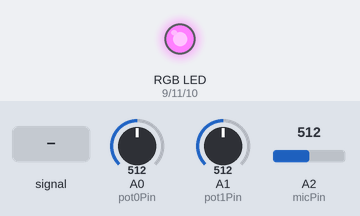
The sketch below on a simulated Arduino Uno, built with avr-gcc and run on an emulated ATmega328P. Shown: an RGB LED mixed from three pins (HIGH = lit). Inputs (shaded band) come from the test bench; at power-on: A0 (pot0Pin) = 512, A1 (pot1Pin) = 512, A2 (micPin) = 512.

Above: at 1.2 s.
1.3 s: A2 (micPin) fed a 200 Hz sine of ±81 counts around its level
4.3 s: A0 (pot0Pin) set to 724
Timing chart, 0 to 5.8 s (numbered marks = the images above; inputs shaded):
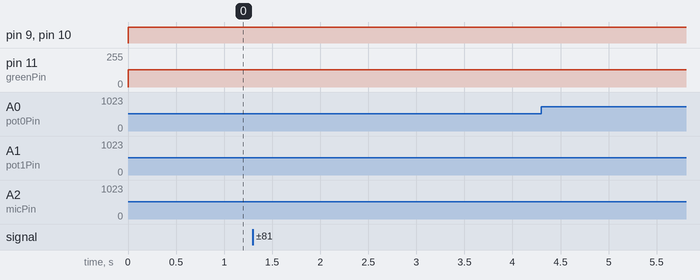

The sketch:

clapper.ino
```cpp
//RGB Led Clapper Project
//o.penalver
//01.02.2019

//...Pin IN/OUT
int redPin = 9;
int bluePin = 10;
int greenPin = 11;
int micPin = A2;
int pot0Pin= A0;
int pot1Pin = A1;

//...Variables
int redVal = 0;
int greenVal = 0;
int blueVal = 0;
int micVal = 0;
int pot0Val = 0;
int newPot0Val = 0;
int pot1Val = 0;

int maxVal = 100;
int micFiltered = 0;

int lvl1 = 0;
int lvl2 = 0;
int lvl3 = 0;
int lvl4 = 0;

void setup() {
  pinMode(redPin, OUTPUT);
  pinMode(bluePin, OUTPUT);
  pinMode(greenPin, OUTPUT);
}

void loop() {

  //analog readings of potentiometers and microphone
  micVal = analogRead(micPin);
  pot0Val = analogRead(pot0Pin);
  pot1Val = analogRead(pot1Pin);

  //amplification of microphone value
  if (micVal > maxVal) maxVal = micVal;
  micFiltered = (int)((micVal*1./maxVal)*1023);

  //definition of different lightening modes levels in respect with the values of potentiometers
  lvl1 = pot0Val;
  lvl2 = (int)(((pot1Val-pot0Val)*1./3)+ pot0Val);
  lvl3 = (int)(((pot1Val-pot0Val)*2*1./3)+ pot0Val);
  lvl4 = pot1Val;

  //computation of inputs for RGB leds
  if(micFiltered <= lvl1){
    redVal = 0;
    greenVal = 0;
    blueVal = 0;
  }
  else if((micFiltered>lvl1) && (micFiltered<=lvl2)){
    redVal = 0;
    greenVal = 0;
    blueVal = (int)(((micFiltered-lvl1)*1./(lvl2-lvl1))*255);
  }
  else if ((micFiltered>lvl2) && (micFiltered<=lvl3)){
    redVal = 0;
    greenVal = (int)(((micFiltered-lvl2)*1./(lvl3-lvl2))*255);
    blueVal = 0;
  }
  else if ((micFiltered>lvl3) && (micFiltered<=lvl4)){
    redVal = (int)(((micFiltered-lvl3)*1./(lvl4-lvl3))*255);
    greenVal = 0;
    blueVal = 0;
  }
  else if (micFiltered > lvl4){
    redVal = (int)(((micFiltered-lvl4)*1./1023-lvl4)*255);
    greenVal = redVal;
    blueVal = redVal;
  }

  //analog write
  analogWrite(redPin, redVal);
  analogWrite(greenPin, greenVal);
  analogWrite(bluePin, blueVal);
}
```
